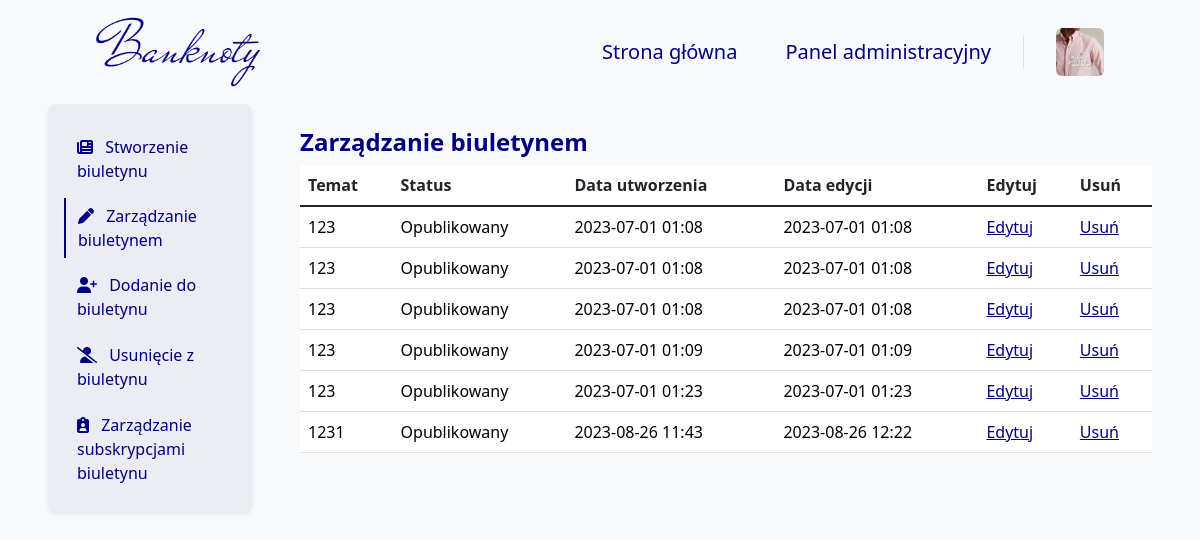
The page /newsletter/AdminPanel/ (signed in) on the database as committed earlier.
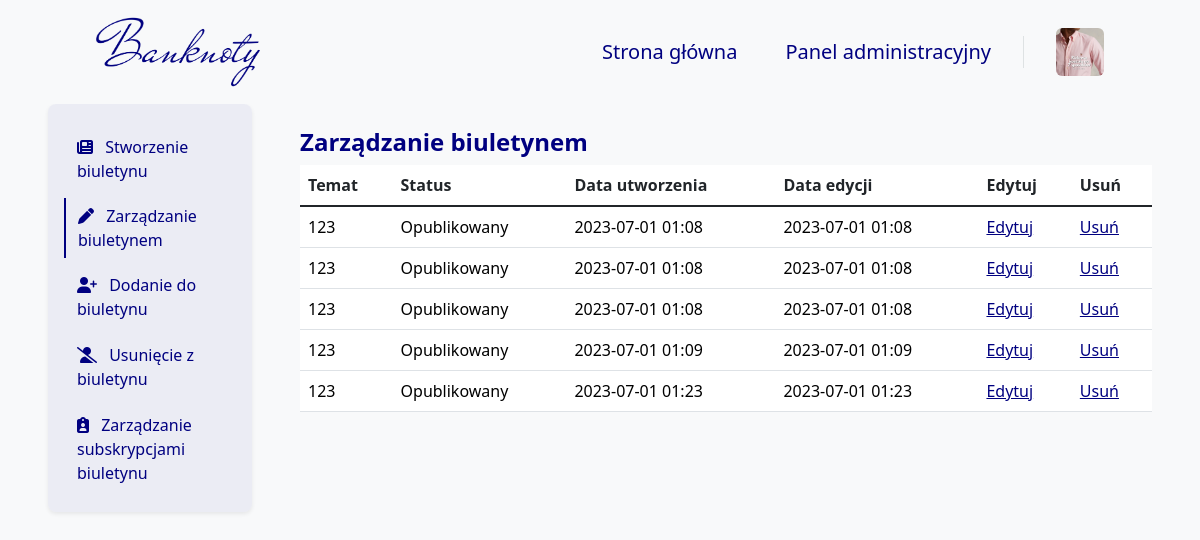
The same page on the database as committed later.
### blog/models.py (models this page shows, shortened)
class Newsletter(models.Model):
    EMAIL_STATUS_CHOICES = (
        ('Draft', 'Projekt'),
        ('Published', 'Opublikowany'))
    title = models.CharField(
        null=False,
        blank=False,
        max_length=250,
        verbose_name="Tytuł")
    text = RichTextField(
        null=False,
        blank=False,
        verbose_name="Treść")
    email = models.ManyToManyField(
        NewsletterUser,
        verbose_name="Subskrybujący")
    date_added = models.DateTimeField(
        auto_now_add=True,
        verbose_name="Data dodania")
    date_modified = models.DateTimeField(
        auto_now=True,
        verbose_name="Data modyfikacji")
    status_field = models.CharField(
        choices=EMAIL_STATUS_CHOICES,
        default='Draft',
        max_length=10,
        verbose_name="Status"
    )
    def status(self):
        if self.status_field == 'Published':
            return True
        else:
            return False
    status.boolean = True
    status.short_description = 'Aktywny'

### blog/views.py (the view)
# urls.py: path('newsletter/AdminPanel/', newsletter_manage_admin_panel_view, name='newsletter_admin_panel'),
@superuser_required
def newsletter_manage_admin_panel_view(request):
    newsletter = Newsletter.objects.all()
    context = get_paginated_context(request, newsletter, 10)
    return render(request, 'AdminTemplates/Newsletter/Newsletter/NewsletterManageAdmin.html', context)

### blog/views.py (called while the page is built)
def superuser_required(view_func):
    @wraps(view_func)
    def _wrapped_view(request, *args, **kwargs):
        if request.user.is_authenticated and request.user.is_superuser:
            return view_func(request, *args, **kwargs)
        else:
            return redirect('home')
    return _wrapped_view

def get_paginated_context(request, queryset, items_per_page=10):
    paginator = Paginator(queryset, items_per_page)
    page_number = request.GET.get('page')
    page_obj = paginator.get_page(page_number)
    context = {
        'page_obj': page_obj,
    }
    return context

### templates/AdminTemplates/Newsletter/Newsletter/NewsletterManageAdmin.html (shortened to what this page needs)
{% extends 'base.html' %}
{% block navbar %}
    {% include 'Navbar/NavbarAdmin.html' %}
{% endblock %}
{% block content %}
    <div class="container-fluid">
        <div class="row">
            <div class="col-12 col-lg-3 px-5 px-lg-5 mx-auto bg-body-tertiary">
                {% include 'AdminTemplates/Newsletter/Newsletter/Elements/Navigation.html' %}
            </div>
            <div class="col-12 col-lg-9 px-5 px-lg-0 pe-lg-5 pt-4 pt-lg-3 mx-auto bg-body-tertiary mt-2">
                <h4 class="mb-0 pb-2 fw-bold text-navy">
                    Zarządzanie biuletynem
                </h4>
                {% include 'AdminTemplates/Newsletter/Newsletter/Elements/Table/Newsletter.html' %}
            </div>
        </div>
    </div>
{% endblock %}

### templates/AdminTemplates/Newsletter/Newsletter/Elements/Table/Newsletter.html
<div class="table-responsive">
    <table class="table table-hover">
        <thead>
        <tr>
            <th scope="col">Temat</th>
            <th scope="col">Status</th>
            <th scope="col">Data utworzenia</th>
            <th scope="col">Data edycji</th>
            <th scope="col">Edytuj</th>
            <th scope="col">Usuń</th>
        </tr>
        </thead>
        <tbody class="table-group-divider">
        {% for newsletter in page_obj %}
            <tr>
                <td>
                    <a class="admin_panel_link"
                       href="{% url 'newsletter_detail_admin_panel' newsletter.pk %}">
                        {{ newsletter.title }}
                    </a>
                </td>
                <td>
                    <a class="admin_panel_link"
                       href="{% url 'newsletter_detail_admin_panel' newsletter.pk %}">
                        {% if newsletter.status_field == 'Draft' %}
                            Projekt
                        {% else %}
                            Opublikowany
                        {% endif %}
                    </a>
                </td>
                <td>
                    <a class="admin_panel_link"
                       href="{% url 'newsletter_detail_admin_panel' newsletter.pk %}">
                        {{ newsletter.date_added |date:'Y-m-d H:i' }}
                    </a>
                </td>
                <td>
                    <a class="admin_panel_link"
                       href="{% url 'newsletter_detail_admin_panel' newsletter.pk %}">
                        {{ newsletter.date_modified |date:'Y-m-d H:i' }}
                    </a>
                </td>
                <td>
                    <a class="admin_panel_edit_link"
                       href="{% url 'newsletter_edit_admin_panel' newsletter.pk %}">
                        Edytuj
                    </a>
                </td>
                <td>
                    <a class="admin_panel_edit_link"
                       href="{% url 'newsletter_delete_admin_panel' newsletter.pk %}">
                        Usuń
                    </a>
                </td>
            </tr>
        {% endfor %}
        </tbody>
    </table>
</div>

Rows that differ between the two databases and show on the page:
removed Newsletter: title "1231", status_field "Opublikowany", date_added "2023-08-26 11:43", date_modified "2023-08-26 12:22"
